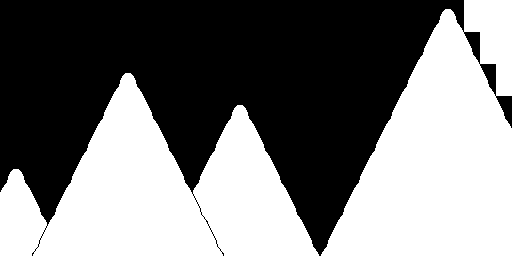

This game map was drawn from its Tiled (.tmx) file and the tilesets committed beside it. A one-line description and the full map source follow:
An orthogonal 32x16 tile map with 16x16 px tiles, 1 tile layer (Tile Layer 1).

<map version="1.5" tiledversion="1.7.2" orientation="orthogonal" renderorder="right-down" width="32" height="16" tilewidth="16" tileheight="16" infinite="0" nextlayerid="2" nextobjectid="1">
 <editorsettings>
  <export target="bg.csv" format="csv" />
 </editorsettings>
 <tileset firstgid="1" source="bg.tsx" />
 <layer id="1" name="Tile Layer 1" width="32" height="16">
  <data encoding="csv">
0,0,0,0,0,0,0,0,0,0,0,0,0,0,0,0,0,0,0,0,0,0,0,0,0,0,0,4,5,2,2,2,
0,0,0,0,0,0,0,0,0,0,0,0,0,0,0,0,0,0,0,0,0,0,0,0,0,0,0,3,7,2,2,2,
0,0,0,0,0,0,0,0,0,0,0,0,0,0,0,0,0,0,0,0,0,0,0,0,0,0,8,2,2,6,2,2,
0,0,0,0,0,0,0,0,0,0,0,0,0,0,0,0,0,0,0,0,0,0,0,0,0,0,3,2,2,7,2,2,
0,0,0,0,0,0,0,4,5,0,0,0,0,0,0,0,0,0,0,0,0,0,0,0,0,8,2,2,2,2,6,2,
0,0,0,0,0,0,0,3,7,0,0,0,0,0,0,0,0,0,0,0,0,0,0,0,0,3,2,2,2,2,7,2,
0,0,0,0,0,0,8,2,2,6,0,0,0,0,4,5,0,0,0,0,0,0,0,0,8,2,2,2,2,2,2,6,
0,0,0,0,0,0,3,2,2,7,0,0,0,0,3,7,0,0,0,0,0,0,0,0,3,2,2,2,2,2,2,7,
0,0,0,0,0,8,2,2,2,2,6,0,0,8,2,2,6,0,0,0,0,0,0,8,2,2,2,2,2,2,2,2,
0,0,0,0,0,3,2,2,2,2,7,0,0,3,2,2,7,0,0,0,0,0,0,3,2,2,2,2,2,2,2,2,
4,5,0,0,8,2,2,2,2,2,2,6,8,2,2,2,2,6,0,0,0,0,8,2,2,2,2,2,2,2,2,2,
3,7,0,0,3,2,2,2,2,2,2,7,3,2,2,2,2,7,0,0,0,0,3,2,2,2,2,2,2,2,2,2,
2,2,6,8,2,2,2,2,2,2,2,2,9,2,2,2,2,2,6,0,0,8,2,2,2,2,2,2,2,2,2,2,
2,2,7,3,2,2,2,2,2,2,2,2,10,2,2,2,2,2,7,0,0,3,2,2,2,2,2,2,2,2,2,2,
2,2,12,2,2,2,2,2,2,2,2,2,2,9,2,2,2,2,2,6,8,2,2,2,2,2,2,2,2,2,2,2,
2,2,11,2,2,2,2,2,2,2,2,2,2,10,2,2,2,2,2,7,3,2,2,2,2,2,2,2,2,2,2,2
</data>
 </layer>
</map>